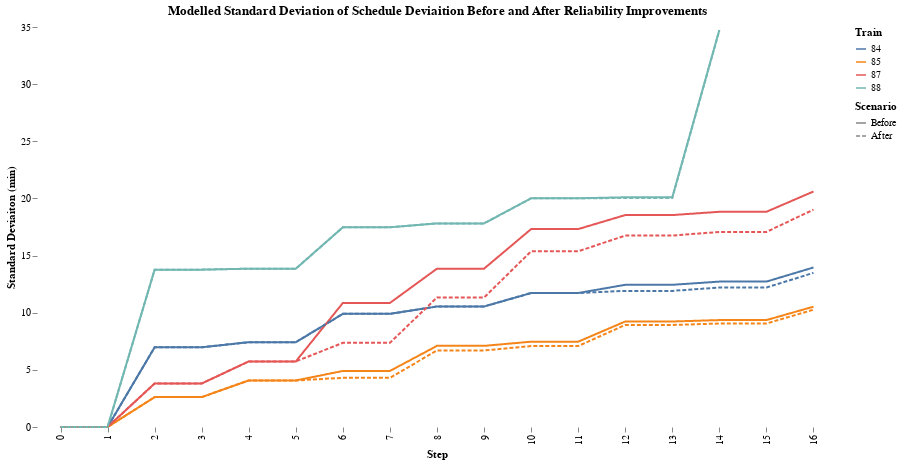

Notebook code cell kept with this figure:
### Code cell
plot_stds = all_allstats[['element', 'train', 'Standard Deviation', 'New Standard Deviation']].copy()
plot_stds.columns = ['element', 'train', 'Before', 'After']
plot_stds = plot_stds.melt(id_vars=['element', 'train'])
alt.Chart(plot_stds).mark_line().encode(
    alt.X('element:O', title='Step'),
    alt.Y('value:Q', title='Standard Deviaiton (min)'),
    color=alt.Color('train:N', title='Train'),
    strokeDash = alt.StrokeDash('variable:N', sort='-x', title='Scenario')
).properties(
    width = 800,
    height=400,
    title='Modelled Standard Deviation of Schedule Deviaition Before and After Reliability Improvements'
).configure(font='Raleway').configure_view(strokeWidth=0).configure_axis(grid=False, domain=False)

### Figure 1 — Vega-Lite specification as saved in the notebook (floating-point values rounded to 4 significant figures; data arrays with more than 128 entries replaced by an {"elided": "..."} marker saying what was removed)
{"config": {"view": {"continuousWidth": 400, "continuousHeight": 300, "strokeWidth": 0}, "axis": {"domain": false, "grid": false}, "font": "Raleway"}, "data": {"name": "data-ec6e699c48682aedf377b569ada5066e"}, "mark": "line", "encoding": {"color": {"type": "nominal", "field": "train", "title": "Train"}, "strokeDash": {"type": "nominal", "field": "variable", "sort": "-x", "title": "Scenario"}, "x": {"type": "ordinal", "field": "element", "title": "Step"}, "y": {"type": "quantitative", "field": "value", "title": "Standard Deviaiton (min)"}}, "height": 400, "title": "Modelled Standard Deviation of Schedule Deviaition Before and After Reliability Improvements", "width": 800, "$schema": "https://vega.github.io/schema/vega-lite/v4.8.1.json", "datasets": {"data-ec6e699c48682aedf377b569ada5066e": {"elided": "132 records"}}}
